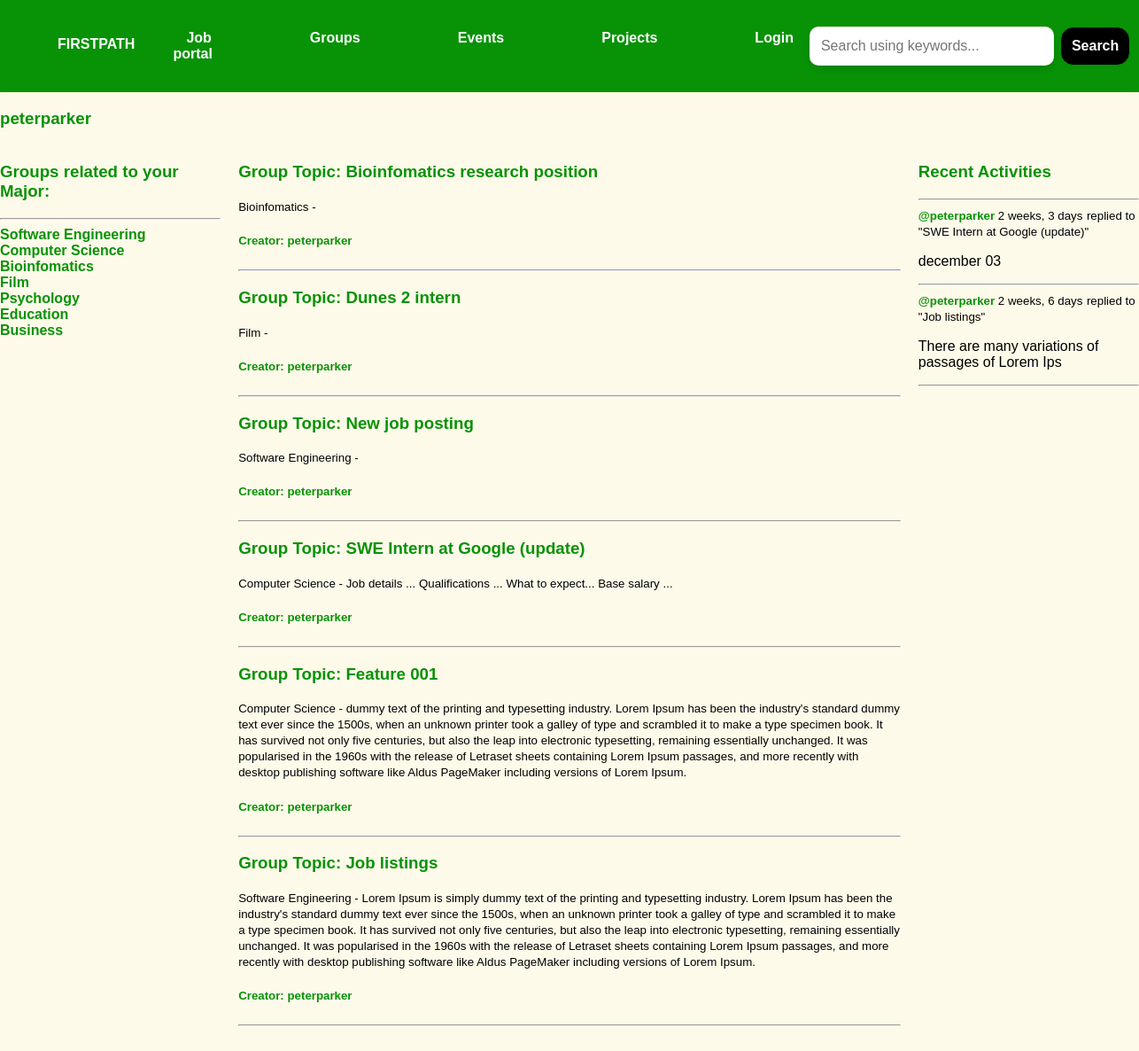
The app's page /profile/1/, older data.
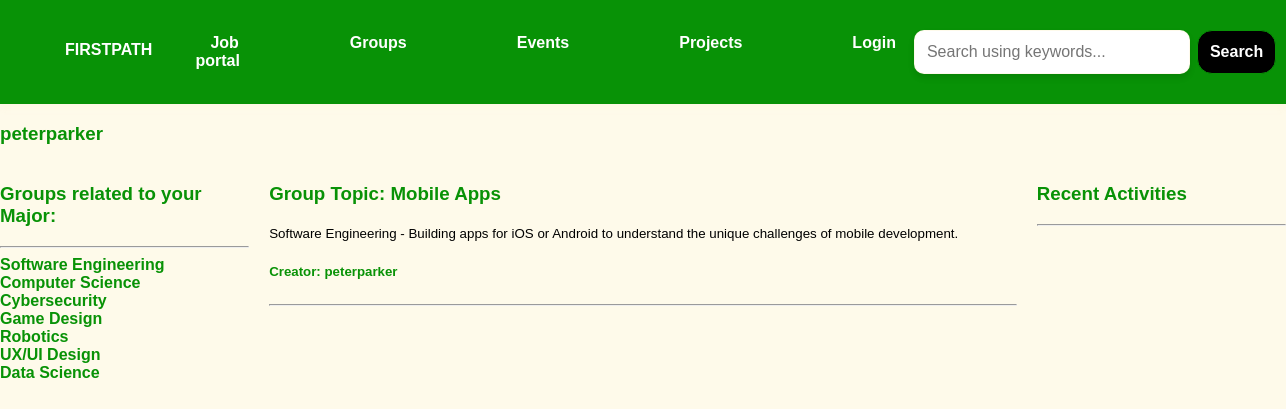
The same page, newer data.
### base/models.py (models this page shows, shortened)
class Topic(models.Model):
    name = models.CharField(max_length=200)

class Room(models.Model):
    host = models.ForeignKey(User, on_delete=models.SET_NULL, null=True)
    topic = models.ForeignKey(Topic, on_delete=models.SET_NULL, null=True)
    name = models.CharField(max_length=200)
    description = models.TextField(null=True, blank=True)
    participants= models.ManyToManyField(User, related_name='participants', blank=True)
    updated = models.DateTimeField(auto_now=True)
    created = models.DateTimeField(auto_now_add=True)
    class Meta:
        ordering = ['-updated', '-created']
    def __str__(self):
        return self.name

class Message(models.Model):
    user = models.ForeignKey(User, on_delete=models.CASCADE)
    room = models.ForeignKey(Room, on_delete=models.CASCADE)
    body = models.TextField()
    updated = models.DateTimeField(auto_now=True)
    created = models.DateTimeField(auto_now_add=True)
    class Meta:
        ordering = ['-updated', '-created']
    def __str__(self):
        return self.body[0:50]

### base/views.py (the view)
# urls.py: path('profile/<str:pk>/', views.userProfile, name="user-profile"),
def userProfile(request, pk):
    user = User.objects.get(id=pk)
    rooms = user.room_set.all()
    room_messages = user.message_set.all()
    topics = Topic.objects.all()
    context = {'user': user, 'rooms':rooms, 'room_messages' : room_messages, 'topics':topics}
    return render(request, 'base/profile.html', context)

### base/templates/base/profile.html
{% extends 'main.html' %}
{% block content %}
<h3>{{user.username}}</h3>
<div class="profile-container">
    <div>
        {% include 'base/major_job.html' %}
    </div>
    <div>
        {% include 'base/feed.html' %}
    </div>
    <div>
        {% include 'base/activity_component.html' %}
    </div>
</div>
{% endblock content %}

### base/templates/base/major_job.html
<div>
    <h3>Groups related to your Major:</h3>
    <hr>
    {% for topic in topics %}
    <div>
        <a href="{% url 'home' %}?q={{topic.name}}">{{topic.name}}</a>
    </div>
    {% endfor %}
</div>

### base/templates/base/feed.html (shortened to what this page needs)
{% load static %}
<div class="groups-container">
    {% for room in rooms %}
    <div class="group-card">
        <h3>Group Topic: <a href="{% url 'room' room.id %}">{{ room.name }}</a></h3>
        <small class="group-topic">{{ room.topic.name }} - {{room.description}}</small>
        <h5><a href="{% url 'user-profile' room.host.id %}">Creator: {{ room.host.username }}</a></h5>
        <hr>
    </div>
    {% endfor %}
</div>

### base/templates/base/activity_component.html (shortened to what this page needs)
<h3>Recent Activities</h3>
<hr>
{% for message in room_messages %}
<div>
    <small><a href="{%url 'user-profile' message.user.id%}">@{{message.user}}</a> {{message.created|timesince}}</small>
    <small>replied to "{{message.room}}"</small>
    <p>{{message}}</p>
    <hr>
</div>
{% endfor %}

Row changes from the older to the newer data that the page shows:
removed Topic: name "Bioinfomatics"
removed Topic: name "Film"
removed Topic: name "Psychology"
removed Topic: name "Education"
removed Topic: name "Business"
removed Room: name "Bioinfomatics research position", topic.name "Bioinfomatics", host.username "peterparker"
removed Room: name "Dunes 2 intern", topic.name "Film", host.username "peterparker"
removed Room: name "New job posting", topic.name "Software Engineering", host.username "peterparker"
removed Room: name "SWE Intern at Google (update)", topic.name "Computer Science", description "Job details ... Qualifications ... What to expect... Base salary ...", host.username "peterparker"
removed Room: name "Feature 001", topic.name "Computer Science", description "dummy text of the printing and typesetting industry. Lorem Ipsum has been the industry's standard dummy text ever since the 1500s, when an unknown printer took a galley of type and scrambled it to make a type specimen book. It has survived not only five centuries, but also the leap into electronic typesetting, remaining essentially unchanged. It was popularised in the 1960s with the release of Letraset sheets containing Lorem Ipsum passages, and more recently with desktop publishing software like Aldus PageMaker including versions of Lorem Ipsum.", host.username "peterparker"
removed Room: name "Job listings", topic.name "Software Engineering", description "Lorem Ipsum is simply dummy text of the printing and typesetting industry. Lorem Ipsum has been the industry's standard dummy text ever since the 1500s, when an unknown printer took a galley of type and scrambled it to make a type specimen book. It has survived not only five centuries, but also the leap into electronic typesetting, remaining essentially unchanged. It was popularised in the 1960s with the release of Letraset sheets containing Lorem Ipsum passages, and more recently with desktop publishing software like Aldus PageMaker including versions of Lorem Ipsum.", host.username "peterparker"
removed Message: user "peterparker", created "2 weeks, 3 days", room "SWE Intern at Google (update)", body "december 03"
removed Message: user "peterparker", created "2 weeks, 6 days", room "Job listings", body "There are many variations of passages of Lorem Ips"
added Topic: name "Cybersecurity"
added Topic: name "Game Design"
added Topic: name "Robotics"
added Topic: name "UX/UI Design"
added Topic: name "Data Science"
added Room: name "Mobile Apps", topic.name "Software Engineering", description "Building apps for iOS or Android to understand the unique challenges of mobile development.", host.username "peterparker"
